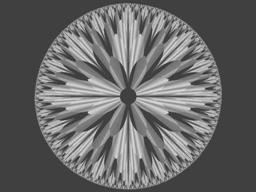
#> input picture two/diamond2.jpg, 256 x 192 px
$ python third.py
#> lines starting #> are read from the running program, lines starting #| are printed output that depends on the picture
# -*- coding: utf-8 -*-
"""
Created on Tue Dec  1 23:39:42 2020

@author: life
"""

import cv2
import numpy as np
img1=cv2.imread('diamond2.jpg')
#> img1 is the input picture: shape (192, 256, 3); min 36, max 228, mean 102.6
img2=cv2.imread('flower2.jpg')
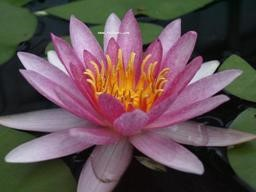
#> input picture two/flower2.jpg, 256 x 192 px
#> img2 is the input picture: shape (192, 256, 3); mean B, G, R 83.3, 80.9, 100.9
img3=cv2.multiply(img1,img2)
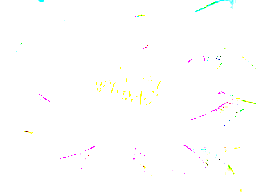
#> img3: shape (192, 256, 3); mean B, G, R 253.8, 254.4, 254.4
cv2.imshow('dst',img3)
cv2.waitKey(0)
cv2.destroyAllWindows()
